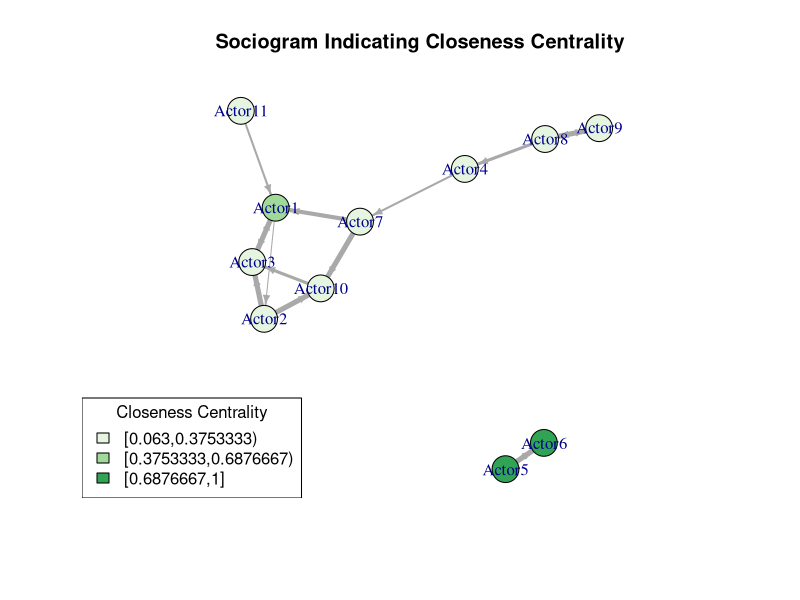

Source code (R):
# R code to accompany "A Gentle Introduction to Network Analysis in R"
# Melissa Whatley, PhD

# Code based on González Canché (2019)

install.packages("igraph")
install.packages("RColorBrewer")
install.packages("classInt")
library(igraph)
library(RColorBrewer)
library(classInt)

# Creating an illustrative edgelist
# Edgelist: A compact representation of a network summarizing connections among nodes
a <- data.frame(from=c("Actor1", "Actor1", "Actor2", "Actor2", "Actor3", "Actor4",
                       "Actor5","Actor6", "Actor7","Actor8","Actor8", "Actor9","Actor10",
                       "Actor11","Actor7"),
                to=c("Actor2", "Actor3", "Actor10", "Actor3", "Actor1", "Actor7",
                     "Actor6","Actor5","Actor10","Actor4","Actor9", "Actor8","Actor3", "Actor1",
                     "Actor1"),
                weight=c(1, 3, 5, 5, 5, 2, 5, 4, 5, 3, 5, 2, 3, 2, 4))
a

# Moving from an edgelist to a graph, we make the third column an attribute, characterizing the strength of the connections
# Storing the dataset as a graph is a necessary step between the edgelist and matrix representation

g<-graph.data.frame(a[,c(1,2,3)])
g

# Moving from a graph to a matrix
v<-as.matrix(get.adjacency(g, attr="weight"))
v

# Getting centrality measures

# Warning messages indicate that more work needs to be done on obtaining closeness centrality measures when networks are relatively sparse - we won't worry about the warning messages for now.
centrality<-data.frame(totaldegree=degree(g, mode="total"),
                       indegree=degree(g,mode="in"),
                       outdegree=degree(g, mode="out"),
                       closeness=round((closeness(g))/max(closeness(g)),3),
                       betweenness=round(betweenness(g, directed=F, normalized = TRUE, weights=NA),3),
                       eigenvector=round(evcent(g,weights=NA)$vector,3))
centrality

# Notes on centrality measures in this example:
# Actor 1 has the highest degree centrality
# Actor 11 has the highest closeness centrality
# Actor 7 has the highest betweenness centrality
# Actor 1 has the highest eigenvector centrality

# If this were an emergency preparation network and I needed to share a piece of information with the network quickly, who would I share the information with first?
# If this were a political network and I wanted to leverage my connections for political influence, who would I want to be my friend?
# If this were a crime network and I wanted to destroy as many connections in the network as possible, who would I remove?

# One use of centrality measures is as variables in regression models:

# Example:
# If I have information on individuals and their occupations merged with closeness centrality measures (and other control variables, such as demographic information), I could analyze the relationship between occupation and closeness centrality. With a large network, identifying a single indivdual for the spread of information might not be very practical, but what if I could identify the occupational category of people with higher average centrality in the network?


# Visualizing these relationships
# We add centrality measures as attributes to the network and can include them in visualizations as colors or sizes. We'll focus on colors today.

# Three color intensities
nclr<-3
# This is the variable I'll use for color intensity
plotvar<-centrality$closeness
# Choose which color scheme to use
# display.brewer.all()
plotclr<-brewer.pal(nclr, "Greens")
# What cutoff do we use to decide color categories, here I chose to divide up the values into equal parts
class<-classIntervals(plotvar,nclr, style="equal")
# Extracts classes from classIntervals to assign colors
colcode<-findColours(class, plotclr, digits=3)

set.seed(9)

l<-layout.fruchterman.reingold(g, niter=50000)
V(g)$frame<-NA

plot(g, edge.width=E(g)$weight, layout=l, edge.arrow.size=.5, vertex.color=colcode)
title(main="Sociogram Indicating Closeness Centrality", col.main="black")
legend("bottomleft", legend=names(attr(colcode, "table")), fill=attr(colcode, "palette"), title="Closeness Centrality")
